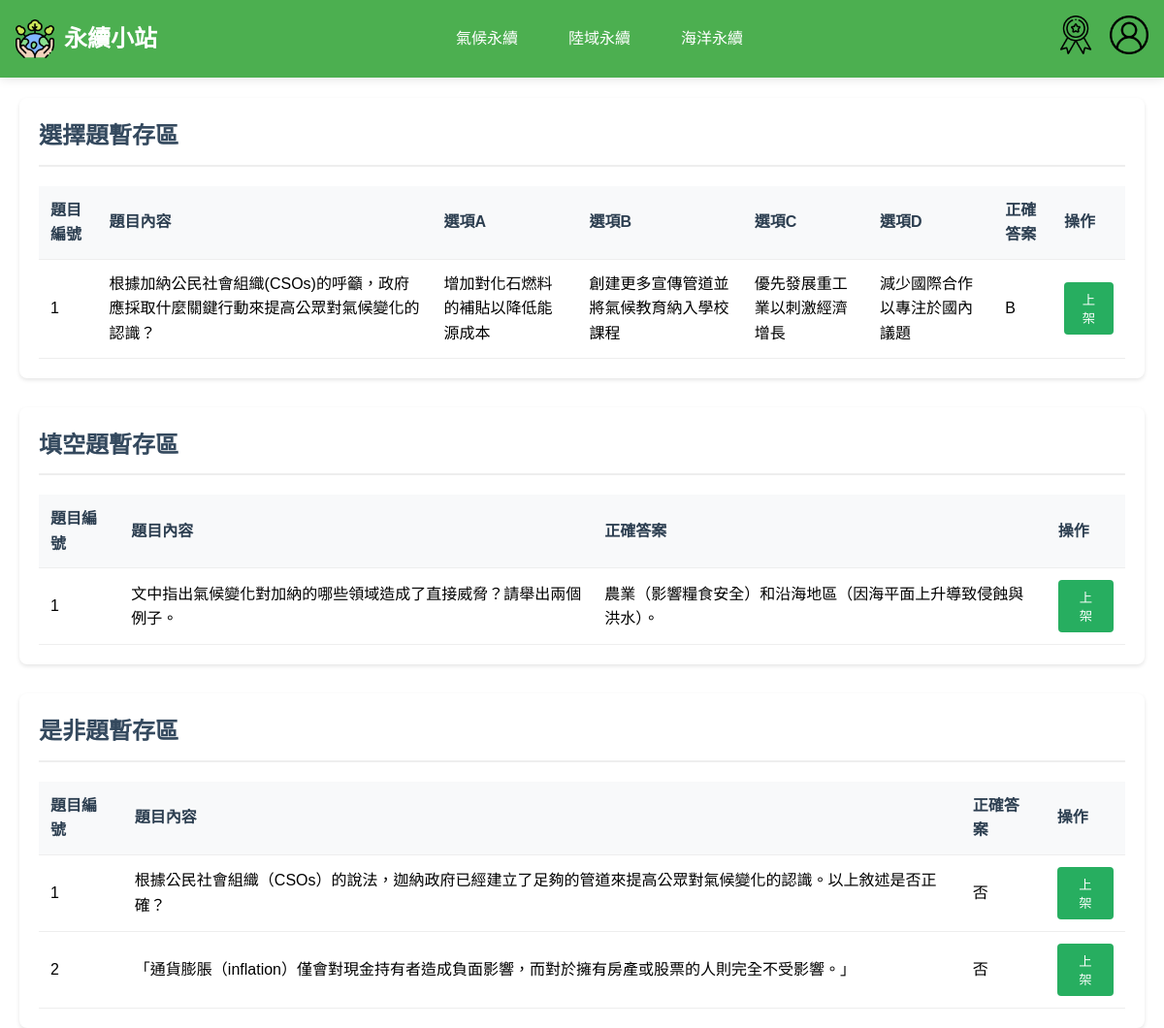
Page /php/admin.php on the earlier database version.
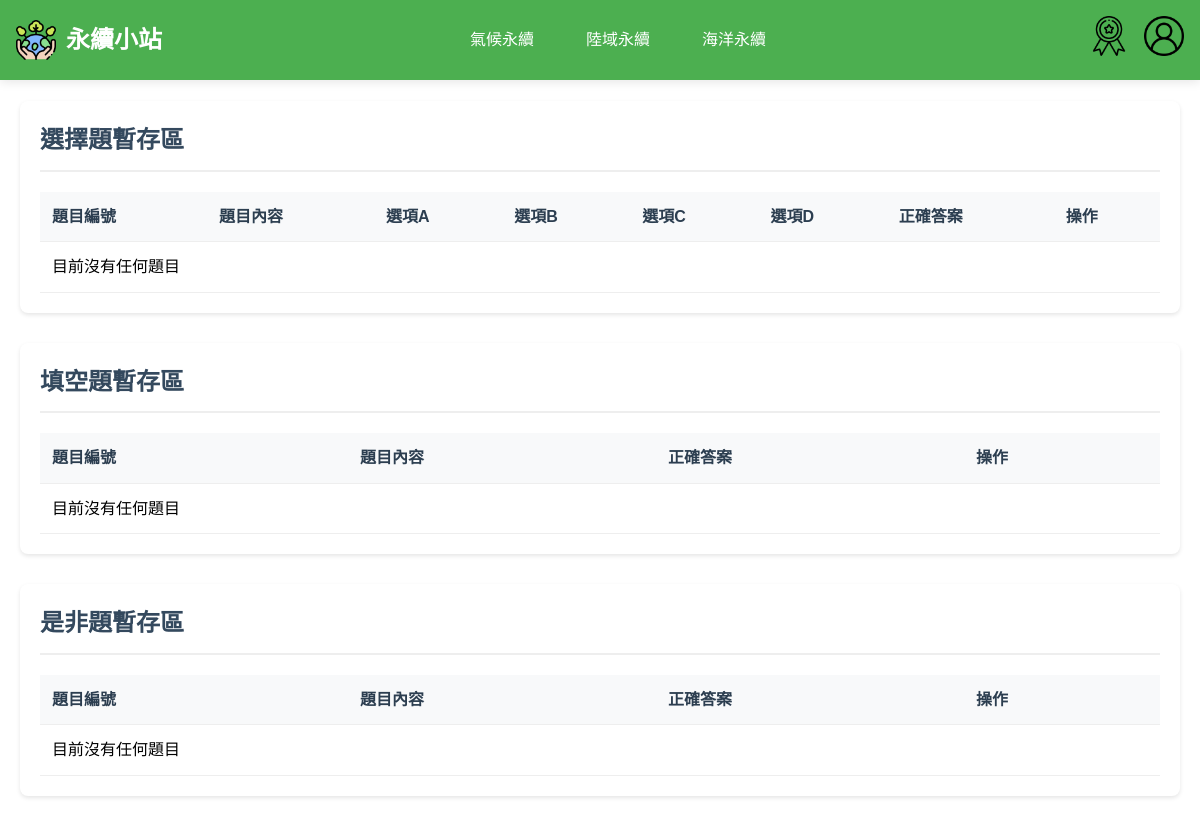
Same page on the later database version.
### tables this page shows
CREATE TABLE `choicequizstagingarea` (
  `QuestionID` int(11) NOT NULL,
  `UserID` int(11) NOT NULL COMMENT 'FK to User',
  `ArticleID` int(11) DEFAULT NULL COMMENT 'FK to Article',
  `QuestionText` text NOT NULL COMMENT '問題文字',
  `OptionA` varchar(100) NOT NULL COMMENT '選項A',
  `OptionB` varchar(100) NOT NULL COMMENT '選項B',
  `OptionC` varchar(100) NOT NULL COMMENT '選項C',
  `OptionD` varchar(100) NOT NULL COMMENT '選項D',
  `CorrectAnswer` char(1) NOT NULL COMMENT '正確答案 (A/B/C/D)'
);

CREATE TABLE `fillquizstagingarea` (
  `QuestionID` int(11) NOT NULL,
  `UserID` int(11) NOT NULL COMMENT 'FK to User',
  `ArticleID` int(11) DEFAULT NULL COMMENT 'FK to Article',
  `QuestionText` text NOT NULL COMMENT '問題文字',
  `CorrectAnswer` varchar(50) NOT NULL COMMENT '正確答案'
);

CREATE TABLE `tfquizstagingarea` (
  `QuestionID` int(11) NOT NULL,
  `UserID` int(11) NOT NULL COMMENT 'FK to User',
  `ArticleID` int(11) DEFAULT NULL COMMENT 'FK to Article',
  `QuestionText` text NOT NULL COMMENT '問題文字',
  `OptionA` varchar(100) NOT NULL COMMENT '選項A',
  `OptionB` varchar(100) NOT NULL COMMENT '選項B',
  `CorrectAnswer` tinyint(1) NOT NULL COMMENT '正確答案 (True/False)'
);

### php/admin.php (the view, shortened to what this page needs)
<!DOCTYPE html>
<html lang="zh-TW">
<head>
    <link rel="stylesheet" href="../css/index.css">
    <link rel="stylesheet" href="../css/nav.css">
    <link rel="stylesheet" href="../css/admin.css">
</head>
<body>
    <header>
        <?php include "nav.php"; ?>
    </header>
    <div class="admin-container">
        <h1>題目管理系統</h1>
        <section class="quiz-section">
            <h2>選擇題暫存區</h2>
            <table class="quiz-table">
                <thead>
                    <tr>
                        <th>題目編號</th>
                        <th>題目內容</th>
                        <th>選項A</th>
                        <th>選項B</th>
                        <th>選項C</th>
                        <th>選項D</th>
                        <th>正確答案</th>
                        <th>操作</th>
                    </tr>
                </thead>
                <tbody>
                    <?php
                    include 'db_connect.php';
                    if ($conn) {
                        $sql = "SELECT * FROM choicequizstagingarea";
                        $result = $conn->query($sql);
                        if ($result && $result->num_rows > 0) {
                            while ($row = $result->fetch_assoc()) {
                                echo "<tr>";
                                echo "<td>" . htmlspecialchars($row['QuestionID']) . "</td>";
                                echo "<td>" . htmlspecialchars($row['QuestionText']) . "</td>";
                                echo "<td>" . htmlspecialchars($row['OptionA']) . "</td>";
                                echo "<td>" . htmlspecialchars($row['OptionB']) . "</td>";
                                echo "<td>" . htmlspecialchars($row['OptionC']) . "</td>";
                                echo "<td>" . htmlspecialchars($row['OptionD']) . "</td>";
                                echo "<td>" . htmlspecialchars($row['CorrectAnswer']) . "</td>";
                                echo "<td><button class='publish-btn' onclick=\"publishQuestion('choice', " . $row['QuestionID'] . ")\">上架</button></td>";
                                echo "</tr>";
                            }
                        } else {
                            echo "<tr><td colspan='8'>目前沒有任何題目</td></tr>";
                        }
                    } else {
                        echo "<tr><td colspan='8'>資料庫連線失敗</td></tr>";
                    }
                    ?>
                </tbody>
            </table>
        </section>
        <section class="quiz-section">
            <h2>填空題暫存區</h2>
            <table class="quiz-table">
                <thead>
                    <tr>
                        <th>題目編號</th>
                        <th>題目內容</th>
                        <th>正確答案</th>
                        <th>操作</th>
                    </tr>
                </thead>
                <tbody>
                    <?php
                    if ($conn) {
                        $sql = "SELECT * FROM fillquizstagingarea";
                        $result = $conn->query($sql);
                        if ($result && $result->num_rows > 0) {
                            while ($row = $result->fetch_assoc()) {
                                echo "<tr>";
                                echo "<td>" . htmlspecialchars($row['QuestionID']) . "</td>";
                                echo "<td>" . htmlspecialchars($row['QuestionText']) . "</td>";
                                echo "<td>" . htmlspecialchars($row['CorrectAnswer']) . "</td>";
                                echo "<td><button class='publish-btn' onclick=\"publishQuestion('fill', " . $row['QuestionID'] . ")\">上架</button></td>";
                                echo "</tr>";
                            }
                        } else {
                            echo "<tr><td colspan='4'>目前沒有任何題目</td></tr>";
                        }
                    }
                    ?>
                </tbody>
            </table>
        </section>
        <section class="quiz-section">
            <h2>是非題暫存區</h2>
            <table class="quiz-table">
                <thead>
                    <tr>
                        <th>題目編號</th>
                        <th>題目內容</th>
                        <th>正確答案</th>
                        <th>操作</th>
                    </tr>
                </thead>
                <tbody>
                    <?php
                    if ($conn) {
                        $sql = "SELECT * FROM tfquizstagingarea";
                        $result = $conn->query($sql);
                        if ($result && $result->num_rows > 0) {
                            while ($row = $result->fetch_assoc()) {
                                echo "<tr>";
                                echo "<td>" . htmlspecialchars($row['QuestionID']) . "</td>";
                                echo "<td>" . htmlspecialchars($row['QuestionText']) . "</td>";
                                echo "<td>" . ($row['CorrectAnswer'] == '1' ? '是' : '否') . "</td>";
                                echo "<td><button class='publish-btn' onclick=\"publishQuestion('tf', " . $row['QuestionID'] . ")\">上架</button></td>";
                                echo "</tr>";
                            }
                        } else {
                            echo "<tr><td colspan='4'>目前沒有任何題目</td></tr>";
                        }
                    }
                    ?>
                </tbody>
            </table>
        </section>
    </div>
</body>
</html>

### php/nav.php (shortened to what this page needs)
<nav class="navbar">
    <div class="logo">
        <img src="../img/icon.png" style="color: white;" alt="永續小站 Logo">
        <h1 style="font-size: 24px;"><a href="index.php" class="logo-title">永續小站</a></h1>
    </div>
    <ul class="nav-links">
        <li><a href="#home" style="font-size: 16px;">氣候永續</a></li>
        <li><a href="#land" style="font-size: 16px; ">陸域永續</a></li>
        <li><a href="ocean.php" style="font-size: 16px;">海洋永續</a></li>
    </ul>
    <div class="nav-icons">
        <a href="#"><img src="../img/achv.png" alt="成就"></a>
        <a href="user.php"><img src="../img/user.png" alt="用戶"></a>
    </div>
</nav>

### css/index.css (style rules this page uses)
* { margin: 0; padding: 0; box-sizing: border-box; }
body { font-family: Arial, sans-serif; line-height: 1.6; overflow-x: hidden; }

### css/nav.css (style rules this page uses)
body, html { margin: 0; padding: 0; height: 100%; }
.navbar { background-color: #4CAF50; padding: 1rem; display: flex; justify-content: space-between; align-items: center; color: white; box-shadow: 0 2px 10px rgba(0, 0, 0, 0.1); position: fixed; top: 0; left: 0; width: 100%; z-index: 9999; transition: background-color 0.3s ease; }
.logo { display: flex; align-items: center; }
.logo img { width: 40px; height: 40px; margin-right: 10px; transition: transform 0.3s ease; }
.logo-title { text-decoration: none; color: white; transition: color 0.3s ease; }
.nav-links { list-style: none; padding: 0; margin: 0; display: flex; gap: 20px; }
.nav-links li a { text-decoration: none; color: white; font-size: 16px; padding: 0.5rem 1rem; transition: color 0.3s ease, background-color 0.3s ease; }
.nav-icons { display: flex; align-items: center; }
.nav-icons a { margin-left: 15px; }
.nav-icons img { height: 40px; width: 40px; filter: brightness(100%); transition: filter 0.3s ease; }

### css/admin.css (style rules this page uses)
.admin-container { max-width: 1200px; margin: 20px auto; padding: 0 20px; }
.admin-container h1 { text-align: center; color: #2c3e50; margin-bottom: 30px; font-size: 2em; }
.quiz-section { background: white; border-radius: 8px; box-shadow: 0 2px 4px rgba(0,0,0,0.1); margin-bottom: 30px; padding: 20px; }
.quiz-section h2 { color: #34495e; margin-bottom: 20px; padding-bottom: 10px; border-bottom: 2px solid #eee; }
.quiz-table { width: 100%; border-collapse: collapse; margin-top: 10px; }
.quiz-table th, .quiz-table td { padding: 12px; text-align: left; border-bottom: 1px solid #eee; }
.quiz-table th { background-color: #f8f9fa; font-weight: 600; color: #2c3e50; }
.publish-btn { background-color: #27ae60; color: white; border: none; padding: 8px 16px; border-radius: 4px; cursor: pointer; transition: background-color 0.3s; }

Differences in the rows shown:
removed choicequizstagingarea: QuestionID "1", QuestionText "根據加納公民社會組織(CSOs)的呼籲，政府應採取什麼關鍵行動來提高公眾對氣候變化的認識？", OptionA "增加對化石燃料的補貼以降低能源成本", OptionB "創建更多宣傳管道並將氣候教育納入學校課程", OptionC "優先發展重工業以刺激經濟增長", OptionD "減少國際合作以專注於國內議題", CorrectAnswer "B"
removed fillquizstagingarea: QuestionID "1", QuestionText "文中指出氣候變化對加納的哪些領域造成了直接威脅？請舉出兩個例子。", CorrectAnswer "農業（影響糧食安全）和沿海地區（因海平面上升導致侵蝕與洪水）。"
removed tfquizstagingarea: QuestionID "1", QuestionText "根據公民社會組織（CSOs）的說法，迦納政府已經建立了足夠的管道來提高公眾對氣候變化的認識。以上敘述是否正確？", CorrectAnswer "否"
removed tfquizstagingarea: QuestionID "2", QuestionText "「通貨膨脹（inflation）僅會對現金持有者造成負面影響，而對於擁有房產或股票的人則完全不受影響。」", CorrectAnswer "否"
Other differences:
text now shown: "目前沒有任何題目 目前沒有任何題目 目前沒有任何題目"
